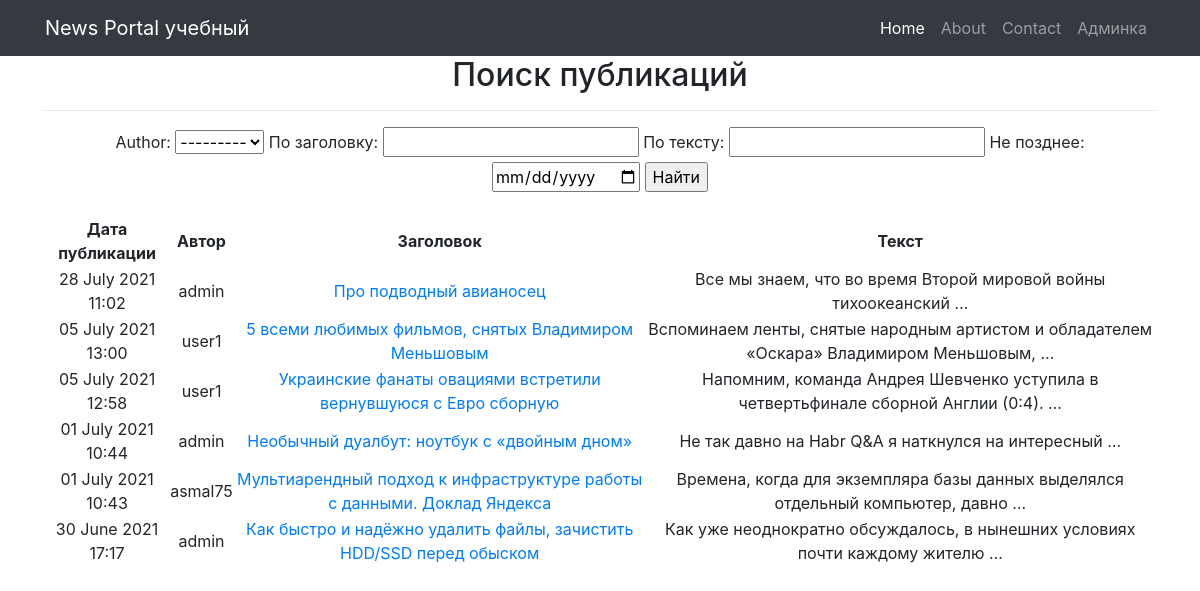
The app's page /news/search/ with its own data.
### newapp/models.py (models this page shows, shortened)
class Author(models.Model):
    author = models.OneToOneField(User, on_delete=models.CASCADE)
    author_rating = models.FloatField(default=0.0)
    class Meta:
        verbose_name = 'Автор'
        verbose_name_plural = 'Авторы'
    def __str__(self):
        return f'{self.author}'

class Post(models.Model):
    post = "PO"
    new = "NE"
    POST_NEW = [(post, "статья"), (new,"новость")]
    new_post = models.CharField(max_length = 2, choices = POST_NEW, default = post, verbose_name="Тип")
    time_in_new_post = models.DateTimeField(auto_now_add=True, verbose_name="Дата публикации")
    title = models.CharField(max_length=150, verbose_name="Заголовок", null=False)
    content_new_post = models.TextField(null=False, verbose_name="Текст",)
    rating_new_post = models.FloatField(default=0.0, verbose_name="Рейтинг")
    photo = models.ImageField(upload_to='photos/%Y/%m/%d', verbose_name="Фото", blank=True)
    is_published = models.BooleanField(default=False, verbose_name="Опубликовано")
    updated_at = models.DateTimeField(auto_now=True, null=True, verbose_name="Обновлено")
    category = models.ManyToManyField(Category, through='PostCategory')
    author = models.ForeignKey(Author, on_delete=models.CASCADE)
    class Meta:
        verbose_name = 'Публикация'
        verbose_name_plural = 'Публикации'

### newapp/views.py (the view)
# urls.py: path('search/', PostSearchView.as_view(), name='post_search.html'),
class PostSearchView(PostsList):
    template_name = 'post_search.html'
    paginate_by = 10

### newapp/forms.py
class PostForm(ModelForm):
    class Meta:
        model = Post
        fields = ['title',
                  'content_new_post',
                  'category',
                  'author',
                  'is_published',
                  ]

### newapp/templatetags/censor.py (called while the page is built)
@register.filter(name='censor')
def censor(value, arg):  # value|censor:arg
    bad_words = {
        'дурак',
        'дура',
        'сука',
        'жопа',
    }
    list_value = value.split(' ')
    for bad_word in bad_words:
        for i in range(len(list_value)):
            if bad_word in list_value[i].lower():
                list_value[i] = arg
    return ' '.join(list_value)

### newapp/views.py (called while the page is built)
    def get_filter(self):
        return PostFilter(self.request.GET, queryset=super().get_queryset())

    def get_queryset(self):
        return self.get_filter().qs

    def get_context_data(self, **kwargs):
        context = super().get_context_data(**kwargs)
        context['filter'] = PostFilter(self.request.GET, queryset=self.get_queryset())
        context['time_now'] = datetime.utcnow()
        context['form'] = PostForm()
        context['all_posts'] = len(Post.objects.all())       #общее  количество постов
        return context

### templates/post_search.html (shortened to what this page needs)
{% extends 'flatpages/default.html' %}
{% load censor %}
{% block content %}
<h2>Поиск публикаций</h2><hr>
<form method="GET">
    {{ filter.form }}
    <input type="submit" value="Найти">
</form>
<table>
    <th>Дата публикации</th><th>Автор</th><th>Заголовок</th><th>Текст</th>
    <br>
    {% for post in filter.qs %}
    <tr>
        <td>{{ post.time_in_new_post|date:'d F Y H:i' }}</td>
        <td>{{ post.author.author }}</td>
        <td><a href="{% url 'post_detail' post.id %}">{{ post.title|truncatewords:10|censor:'@#%&$' }} </a> </td>
        <td>{{ post.content_new_post|truncatewords:10|censor:'@#%&$' }}</td>
    </tr>
    {% endfor %}
</table>
{% endblock content %}

### records on screen
Author: author "---------"
Post: time_in_new_post "28 July 2021 11:02", author.author "admin", title|censor "Про подводный авианосец", content_new_post|censor "Все мы знаем, что во время Второй мировой войны тихоокеанский …"
Post: time_in_new_post "05 July 2021 13:00", author.author "user1", title|censor "5 всеми любимых фильмов, снятых Владимиром Меньшовым", content_new_post|censor "Вспоминаем ленты, снятые народным артистом и обладателем «Оскара» Владимиром Меньшовым, …"
Post: time_in_new_post "05 July 2021 12:58", author.author "user1", title|censor "Украинские фанаты овациями встретили вернувшуюся с Евро сборную", content_new_post|censor "Напомним, команда Андрея Шевченко уступила в четвертьфинале сборной Англии (0:4). …"
Post: time_in_new_post "01 July 2021 10:44", author.author "admin", title|censor "Необычный дуалбут: ноутбук с «двойным дном»", content_new_post|censor "Не так давно на Habr Q&A я наткнулся на интересный …"
Post: time_in_new_post "01 July 2021 10:43", author.author "asmal75", title|censor "Мультиарендный подход к инфраструктуре работы с данными. Доклад Яндекса", content_new_post|censor "Времена, когда для экземпляра базы данных выделялся отдельный компьютер, давно …"
Post: time_in_new_post "30 June 2021 17:17", author.author "admin", title|censor "Как быстро и надёжно удалить файлы, зачистить HDD/SSD перед обыском", content_new_post|censor "Как уже неоднократно обсуждалось, в нынешних условиях почти каждому жителю …"
